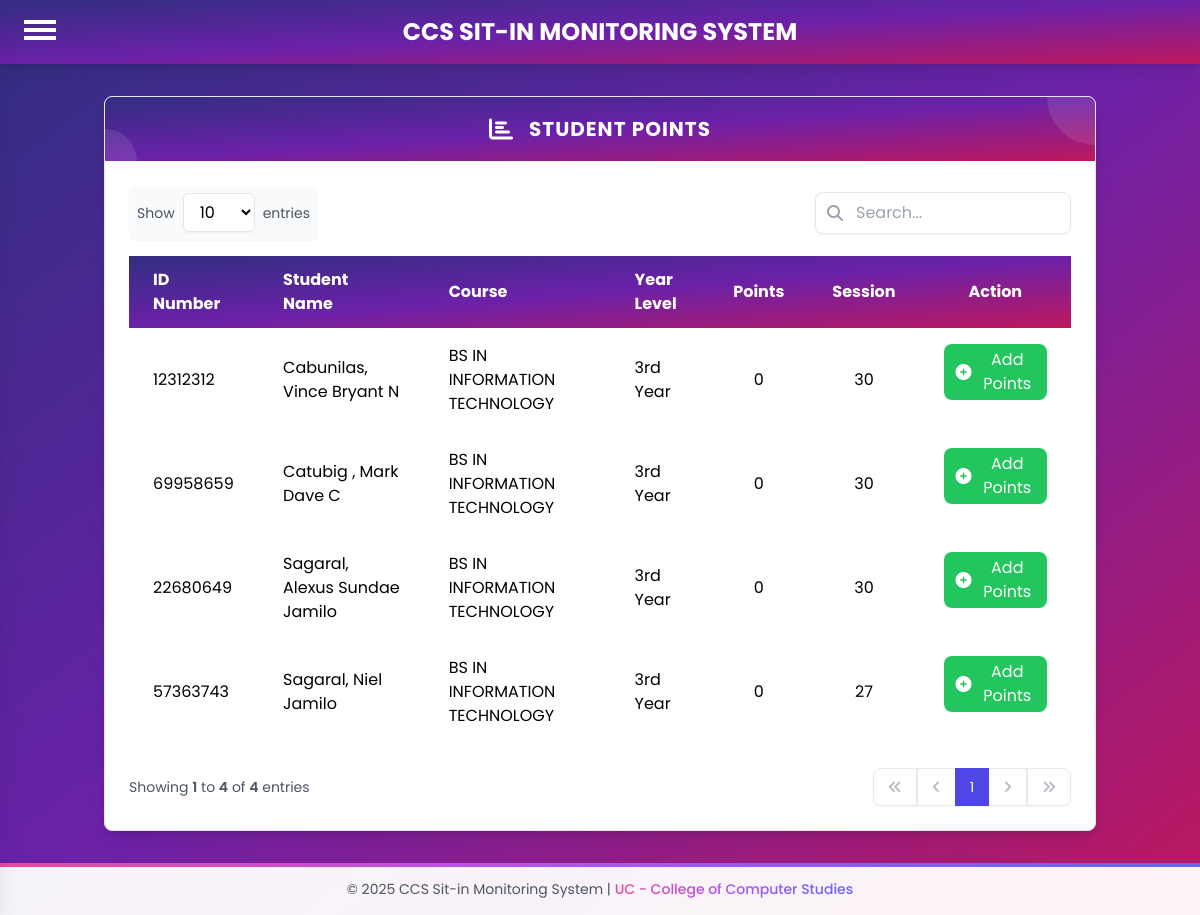
Page /admin/admin_lab_usage.php (signed in) on the earlier database version.
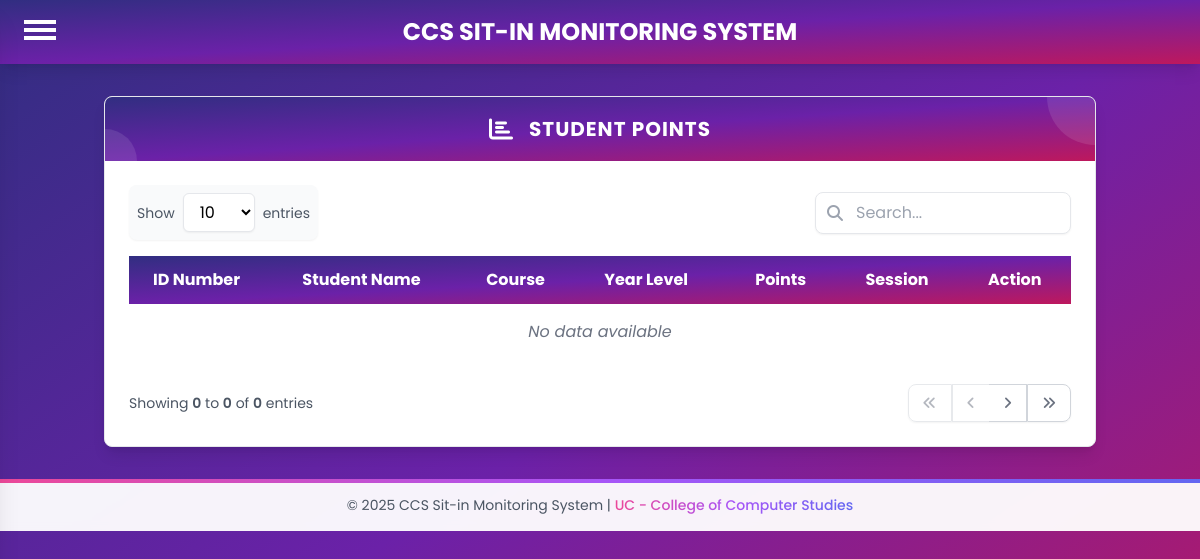
Same page on the later database version.
### tables this page shows
CREATE TABLE `users` (
  `STUD_NUM` int(11) NOT NULL,
  `IDNO` int(11) NOT NULL,
  `LAST_NAME` varchar(30) NOT NULL,
  `FIRST_NAME` varchar(30) NOT NULL,
  `MID_NAME` varchar(30) NOT NULL,
  `COURSE` enum('BS IN ACCOUNTANCY','BS IN BUSINESS ADMINISTRATION','BS IN CRIMINOLOGY','BS IN CUSTOMS ADMINISTRATION','BS IN INFORMATION TECHNOLOGY','BS IN COMPUTER SCIENCE','BS IN OFFICE ADMINISTRATION','BS IN SOCIAL WORK','BACHELOR OF SECONDARY EDUCATION','BACHELOR OF ELEMENTARY EDUCATION') NOT NULL,
  `YEAR_LEVEL` enum('1st Year','2nd Year','3rd Year','4th Year') NOT NULL,
  `USER_NAME` varchar(30) NOT NULL,
  `PASSWORD_HASH` varchar(255) NOT NULL,
  `UPLOAD_IMAGE` longblob DEFAULT NULL,
  `EMAIL` varchar(30) NOT NULL,
  `ADDRESS` varchar(255) NOT NULL,
  `SESSION` int(11) NOT NULL DEFAULT 30,
  `POINTS` int(5) NOT NULL
);

### admin/admin_lab_usage.php (the view, shortened to what this page needs)
<?php
require '../db.php';
$entries_per_page = isset($_GET['entries']) ? (int)$_GET['entries'] : 10;
$current_page = isset($_GET['page']) ? (int)$_GET['page'] : 1;
$offset = ($current_page - 1) * $entries_per_page;
$count_query = "SELECT COUNT(*) as total FROM users";
$count_result = mysqli_query($conn, $count_query);
$count_row = mysqli_fetch_assoc($count_result);
$total_records = $count_row['total'];
$query = "SELECT users.*,
          COALESCE(users.POINTS, 0) as points
          FROM users";
$query .= " ORDER BY users.LAST_NAME ASC
           LIMIT $entries_per_page OFFSET $offset";
$result = mysqli_query($conn, $query);
?>
<!DOCTYPE html>
<html lang="en">
<head>
    <link rel="stylesheet" href="https://cdnjs.cloudflare.com/ajax/libs/font-awesome/6.4.0/css/all.min.css">
    <script src="https://cdn.tailwindcss.com"></script>
</head>
<body class="bg-gradient-to-br from-indigo-900 via-purple-800 to-pink-700 min-h-screen font-poppins">
    <div class="text-center text-white font-bold text-2xl py-4 relative shadow-lg" style="background: linear-gradient(to bottom right, rgb(49, 46, 129), rgb(107, 33, 168), rgb(190, 24, 93))">
        CCS SIT-IN MONITORING SYSTEM
        <div class="absolute top-4 left-6 cursor-pointer" onclick="toggleNav(this)">
            <div class="bar1 w-8 h-1 bg-white my-1 transition-all duration-300"></div>
            <div class="bar2 w-8 h-1 bg-white my-1 transition-all duration-300"></div>
            <div class="bar3 w-8 h-1 bg-white my-1 transition-all duration-300"></div>
        </div>
    </div>
    <div class="container mx-auto px-4 mt-8">
        <div class="bg-white rounded-lg shadow-lg overflow-hidden border border-gray-200">
            <div class="text-white p-4 flex items-center justify-center relative overflow-hidden" style="background: linear-gradient(to bottom right, rgb(49, 46, 129), rgb(107, 33, 168), rgb(190, 24, 93))">
                <div class="absolute top-0 right-0 w-24 h-24 bg-white/10 rounded-full -translate-y-1/2 translate-x-1/2"></div>
                <div class="absolute bottom-0 left-0 w-16 h-16 bg-white/10 rounded-full translate-y-1/2 -translate-x-1/2"></div>
                <i class="fas fa-chart-bar text-2xl mr-4 relative z-10"></i>
                <h2 class="text-xl font-bold tracking-wider uppercase relative z-10">Student Points</h2>
            </div>
            <div class="p-6">
                <div class="flex justify-between items-center mb-4">
                    <div class="flex items-center bg-gray-50 rounded-lg p-2 shadow-sm">
                        <label class="text-gray-600 mr-2 text-sm">Show</label>
                        <select id="entriesPerPage" onchange="changeEntries(this.value)" class="bg-white border border-gray-200 rounded-md px-3 py-1.5 shadow-sm focus:ring-2 focus:ring-indigo-400 focus:border-indigo-400 outline-none">
                            <option value="10" <?php echo $entries_per_page == 10 ? 'selected' : ''; ?>>10</option>
                        </select>
                        <span class="text-gray-600 ml-2 text-sm">entries</span>
                    </div>
                    <div class="flex items-center">
                        <div class="relative">
                            <input type="text" id="searchInput" placeholder="Search..."
                                class="w-full md:w-64 pl-10 pr-4 py-2 border border-gray-200 rounded-lg shadow-sm focus:ring-2 focus:ring-indigo-400 focus:border-indigo-400 outline-none"
                                onkeypress="if(event.key === 'Enter') { event.preventDefault(); searchTable(); }">
                            <i class="fas fa-search absolute left-3 top-1/2 -translate-y-1/2 text-gray-400"></i>
                        </div>
                    </div>
                </div>
                <div class="overflow-x-auto">
                    <table class="min-w-full">
                        <thead style="background: linear-gradient(to bottom right, rgb(49, 46, 129), rgb(107, 33, 168), rgb(190, 24, 93));" class="text-white">
                            <tr>
                                <th class="px-6 py-3 text-left">ID Number</th>
                                <th class="px-6 py-3 text-left">Student Name</th>
                                <th class="px-6 py-3 text-left">Course</th>
                                <th class="px-6 py-3 text-left">Year Level</th>
                                <th class="px-6 py-3 text-center">Points</th>
                                <th class="px-6 py-3 text-center">Session</th>
                                <th class="px-6 py-3 text-center">Action</th>
                            </tr>
                        </thead>
                        <tbody id="tableBody" class="bg-white">
                            <?php
                            if (mysqli_num_rows($result) > 0) {
                                while ($row = mysqli_fetch_assoc($result)) {
                                    $fullName = $row['LAST_NAME'] . ', ' . $row['FIRST_NAME'] . ' ' . $row['MID_NAME'];
                                    echo "<tr class='hover:bg-gray-100'>";
                                    echo "<td class='px-6 py-4'>" . $row['IDNO'] . "</td>";
                                    echo "<td class='px-6 py-4'>" . $fullName . "</td>";
                                    echo "<td class='px-6 py-4'>" . $row['COURSE'] . "</td>";
                                    echo "<td class='px-6 py-4'>" . $row['YEAR_LEVEL'] . "</td>";
                                    echo "<td class='px-6 py-4 text-center'>" . $row['points'] . "</td>";
                                    echo "<td class='px-6 py-4 text-center'>" . $row['SESSION'] . "</td>";
                                    echo "<td class='px-6 py-4 flex justify-center'>
                                            <button onclick='addPoints(" . $row['STUD_NUM'] . ")'
                                                class='bg-green-500 hover:bg-green-600 text-white px-3 py-1 rounded-lg flex items-center gap-2'
                                                title='Add Points'>
                                                <i class='fas fa-plus-circle'></i>
                                                Add Points
                                            </button>
                                          </td>";
                                    echo "</tr>";
                                }
                            } else {
                                echo "<tr><td colspan='7' class='px-6 py-4 text-center text-gray-500 italic'>No data available</td></tr>";
                            }
                            ?>
                        </tbody>
                    </table>
                </div>
                <div class="flex flex-col md:flex-row md:justify-between md:items-center mt-6 gap-4">
                    <div class="text-gray-600 text-sm">
                        <?php
                        $start_entry = $total_records > 0 ? $offset + 1 : 0;
                        $end_entry = min($offset + $entries_per_page, $total_records);
                        echo "Showing <span class='font-semibold'>$start_entry</span> to <span class='font-semibold'>$end_entry</span> of <span class='font-semibold'>$total_records</span> entries";
                        ?>
                    </div>
                    <div class="inline-flex rounded-lg shadow-sm">
                        <?php
                        $total_pages = ceil($total_records / $entries_per_page);
                        echo "<button onclick=\"changePage(1)\" " . ($current_page == 1 ? 'disabled' : '') . "
                              class=\"px-3.5 py-2 text-sm bg-white border border-gray-300 rounded-l-lg hover:bg-gray-50 text-gray-500" .
                              ($current_page == 1 ? ' opacity-50 cursor-not-allowed' : '') . "\">
                              <i class=\"fas fa-angles-left\"></i>
                          </button>";
                        $prev_page = max(1, $current_page - 1);
                        echo "<button onclick=\"changePage($prev_page)\" " . ($current_page == 1 ? 'disabled' : '') . "
                              class=\"px-3.5 py-2 text-sm bg-white border-t border-b border-l border-gray-300 hover:bg-gray-50 text-gray-500" .
                              ($current_page == 1 ? ' opacity-50 cursor-not-allowed' : '') . "\">
                              <i class=\"fas fa-angle-left\"></i>
                          </button>";
                        for($i = 1; $i <= $total_pages; $i++) {
                            if($i == $current_page) {
                                echo "<button class=\"px-3.5 py-2 text-sm bg-indigo-600 text-white border border-indigo-600\">$i</button>";
                            } else {
                                echo "<button onclick=\"changePage($i)\"
                                      class=\"px-3.5 py-2 text-sm bg-white border border-gray-300 hover:bg-gray-50 text-gray-700\">$i</button>";
                            }
                        }
                        $next_page = min($total_pages, $current_page + 1);
                        echo "<button onclick=\"changePage($next_page)\" " . ($current_page == $total_pages ? 'disabled' : '') . "
                              class=\"px-3.5 py-2 text-sm bg-white border-t border-b border-r border-gray-300 hover:bg-gray-50 text-gray-500" .
                              ($current_page == $total_pages ? ' opacity-50 cursor-not-allowed' : '') . "\">
                              <i class=\"fas fa-angle-right\"></i>
                          </button>";
                        echo "<button onclick=\"changePage($total_pages)\" " . ($current_page == $total_pages ? 'disabled' : '') . "
                              class=\"px-3.5 py-2 text-sm bg-white border border-gray-300 rounded-r-lg hover:bg-gray-50 text-gray-500" .
                              ($current_page == $total_pages ? ' opacity-50 cursor-not-allowed' : '') . "\">
                              <i class=\"fas fa-angles-right\"></i>
                          </button>";
                        ?>
                    </div>
                </div>
            </div>
        </div>
    </div>
    <div class="py-4 px-6 bg-white/95 backdrop-blur-sm mt-8 relative">
        <div class="absolute inset-x-0 top-0 h-1 bg-gradient-to-r from-pink-500 via-purple-500 to-indigo-500"></div>
        <p class="text-center text-sm text-gray-600">
            &copy; 2025 CCS Sit-in Monitoring System | <span class="gradient-text font-medium">UC - College of Computer Studies</span>
        </p>
    </div>
</body>
</html>

### admin/admin_lab_usage.php (style rules this page uses)
.gradient-text { background: linear-gradient(to right, #ec4899, #a855f7, #6366f1); -webkit-background-clip: text; -webkit-text-fill-color: transparent; background-clip: text; display: inline-block; }

Differences in the rows shown:
removed users: IDNO "12312312", fullName "Cabunilas, Vince Bryant N", COURSE "BS IN INFORMATION TECHNOLOGY", YEAR_LEVEL "3rd Year", points "0", SESSION "30"
removed users: IDNO "69958659", fullName "Catubig , Mark Dave C", COURSE "BS IN INFORMATION TECHNOLOGY", YEAR_LEVEL "3rd Year", points "0", SESSION "30"
removed users: IDNO "22680649", fullName "Sagaral, Alexus Sundae Jamilo", COURSE "BS IN INFORMATION TECHNOLOGY", YEAR_LEVEL "3rd Year", points "0", SESSION "30"
removed users: IDNO "57363743", fullName "Sagaral, Niel Jamilo", COURSE "BS IN INFORMATION TECHNOLOGY", YEAR_LEVEL "3rd Year", points "0", SESSION "27"
Other differences:
$start_entry: "1" → "0"
$end_entry: "4" → "0"
$total_records: "4" → "0"
text now shown: "No data available"
list line gone: "1"
